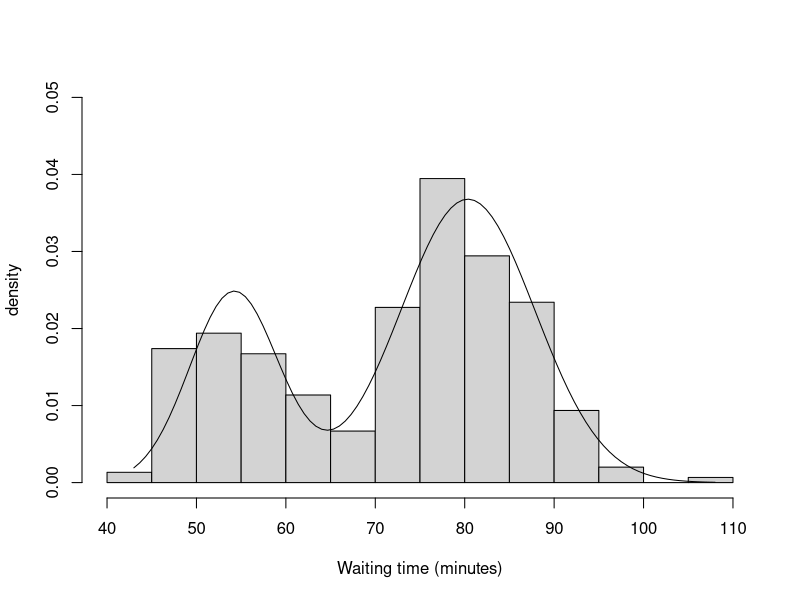

Here is the R script that generated this plot:
# Example 12.3

# waiting times between eruptions of
#  the famous Old Faithful geyser in Yellowstone National Park
  y<- scan('geyser.dat')
  n<- length(y)

par(mfrow=c(1,1))
h<- hist(y,nclass=20,prob=T,main='',
        xlab='Waiting time (minutes)',
        ylab='density',#inside=F,style='old',
        ylim=c(0,.05))

#starting values
  p<- 0.3
  mu1<- 55
  sig1<- 4
  mu2<- 80
  sig2<- 7

for (i in 1:25){
  deny <- p*dnorm(y,mu1,sig1) +  (1-p)*dnorm(y,mu2,sig2)
  p1 <-  p*dnorm(y,mu1,sig1)/deny
  p2 <-  1- p1

# updates:
  p <- sum(p1)/n
  mu1 <- sum(p1*y)/sum(p1)
  mu2 <- sum(p2*y)/sum(p2)
  sig11 <- sum(p1 *(y-mu1)^2)/ sum(p1); sig1<- sqrt(sig11)
  sig22 <- sum(p2 *(y-mu2)^2)/ sum(p2); sig2<- sqrt(sig22)
  cat(i,round(c(p,mu1,sig1,mu2,sig2),3),'\n')
}

  x<- seq(min(y),max(y),len=100)
  den <- p*dnorm(x,mu1,sig1) + (1-p)*dnorm(x,mu2,sig2)
  lines(x,den)
